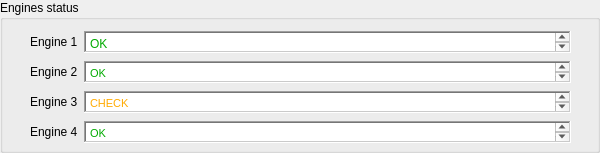
                    <widget class="QGroupBox" name="groupBox_7">
                     <property name="sizePolicy">
                      <sizepolicy hsizetype="Minimum" vsizetype="Preferred">
                       <horstretch>0</horstretch>
                       <verstretch>0</verstretch>
                      </sizepolicy>
                     </property>
                     <property name="minimumSize">
                      <size>
                       <width>600</width>
                       <height>0</height>
                      </size>
                     </property>
                     <property name="title">
                      <string>Engines status</string>
                     </property>
                     <widget class="QWidget" name="layoutWidget_2">
                      <property name="geometry">
                       <rect>
                        <x>30</x>
                        <y>30</y>
                        <width>541</width>
                        <height>24</height>
                       </rect>
                      </property>
                      <layout class="QHBoxLayout" name="horizontalLayout_16">
                       <item>
                        <widget class="QLabel" name="label_19">
                         <property name="text">
                          <string>Engine 1</string>
                         </property>
                        </widget>
                       </item>
                       <item>
                        <widget class="QTextEdit" name="textEdit_5">
                         <property name="maximumSize">
                          <size>
                           <width>16777215</width>
                           <height>22</height>
                          </size>
                         </property>
                         <property name="frameShape">
                          <enum>QFrame::WinPanel</enum>
                         </property>
                         <property name="frameShadow">
                          <enum>QFrame::Sunken</enum>
                         </property>
                         <property name="html">
                          <string>&lt;!DOCTYPE HTML PUBLIC &quot;-//W3C//DTD HTML 4.0//EN&quot; &quot;http://www.w3.org/TR/REC-html40/strict.dtd&quot;&gt;
&lt;html&gt;&lt;head&gt;&lt;meta name=&quot;qrichtext&quot; content=&quot;1&quot; /&gt;&lt;meta charset=&quot;utf-8&quot; /&gt;&lt;style type=&quot;text/css&quot;&gt;
p, li { white-space: pre-wrap; }
hr { height: 1px; border-width: 0; }
li.unchecked::marker { content: &quot;\2610&quot;; }
li.checked::marker { content: &quot;\2612&quot;; }
&lt;/style&gt;&lt;/head&gt;&lt;body style=&quot; font-family:'Segoe UI'; font-size:9pt; font-weight:400; font-style:normal;&quot;&gt;
&lt;p style=&quot; margin-top:0px; margin-bottom:0px; margin-left:0px; margin-right:0px; -qt-block-indent:0; text-indent:0px;&quot;&gt;&lt;span style=&quot; color:#00aa00;&quot;&gt;OK&lt;/span&gt;&lt;/p&gt;&lt;/body&gt;&lt;/html&gt;</string>
                         </property>
                        </widget>
                       </item>
                      </layout>
                     </widget>
                     <widget class="QWidget" name="layoutWidget_3">
                      <property name="geometry">
                       <rect>
                        <x>30</x>
                        <y>60</y>
                        <width>541</width>
                        <height>24</height>
                       </rect>
                      </property>
                      <layout class="QHBoxLayout" name="horizontalLayout_17">
                       <item>
                        <widget class="QLabel" name="label_20">
                         <property name="text">
                          <string>Engine 2</string>
                         </property>
                        </widget>
                       </item>
                       <item>
                        <widget class="QTextEdit" name="textEdit_6">
                         <property name="maximumSize">
                          <size>
                           <width>16777215</width>
                           <height>22</height>
                          </size>
                         </property>
                         <property name="frameShape">
                          <enum>QFrame::WinPanel</enum>
                         </property>
                         <property name="frameShadow">
                          <enum>QFrame::Sunken</enum>
                         </property>
                         <property name="html">
                          <string>&lt;!DOCTYPE HTML PUBLIC &quot;-//W3C//DTD HTML 4.0//EN&quot; &quot;http://www.w3.org/TR/REC-html40/strict.dtd&quot;&gt;
&lt;html&gt;&lt;head&gt;&lt;meta name=&quot;qrichtext&quot; content=&quot;1&quot; /&gt;&lt;meta charset=&quot;utf-8&quot; /&gt;&lt;style type=&quot;text/css&quot;&gt;
p, li { white-space: pre-wrap; }
hr { height: 1px; border-width: 0; }
li.unchecked::marker { content: &quot;\2610&quot;; }
li.checked::marker { content: &quot;\2612&quot;; }
&lt;/style&gt;&lt;/head&gt;&lt;body style=&quot; font-family:'Segoe UI'; font-size:9pt; font-weight:400; font-style:normal;&quot;&gt;
&lt;p style=&quot; margin-top:0px; margin-bottom:0px; margin-left:0px; margin-right:0px; -qt-block-indent:0; text-indent:0px;&quot;&gt;&lt;span style=&quot; font-family:'MS Shell Dlg 2'; font-size:8.25pt; color:#00aa00;&quot;&gt;OK&lt;/span&gt;&lt;/p&gt;&lt;/body&gt;&lt;/html&gt;</string>
                         </property>
                        </widget>
                       </item>
                      </layout>
                     </widget>
                     <widget class="QWidget" name="layoutWidget_4">
                      <property name="geometry">
                       <rect>
                        <x>30</x>
                        <y>90</y>
                        <width>541</width>
                        <height>24</height>
                       </rect>
                      </property>
                      <layout class="QHBoxLayout" name="horizontalLayout_18">
                       <item>
                        <widget class="QLabel" name="label_21">
                         <property name="text">
                          <string>Engine 3</string>
                         </property>
                        </widget>
                       </item>
                       <item>
                        <widget class="QTextEdit" name="textEdit_7">
                         <property name="maximumSize">
                          <size>
                           <width>16777215</width>
                           <height>22</height>
                          </size>
                         </property>
                         <property name="frameShape">
                          <enum>QFrame::WinPanel</enum>
                         </property>
                         <property name="frameShadow">
                          <enum>QFrame::Sunken</enum>
                         </property>
                         <property name="html">
                          <string>&lt;!DOCTYPE HTML PUBLIC &quot;-//W3C//DTD HTML 4.0//EN&quot; &quot;http://www.w3.org/TR/REC-html40/strict.dtd&quot;&gt;
&lt;html&gt;&lt;head&gt;&lt;meta name=&quot;qrichtext&quot; content=&quot;1&quot; /&gt;&lt;meta charset=&quot;utf-8&quot; /&gt;&lt;style type=&quot;text/css&quot;&gt;
p, li { white-space: pre-wrap; }
hr { height: 1px; border-width: 0; }
li.unchecked::marker { content: &quot;\2610&quot;; }
li.checked::marker { content: &quot;\2612&quot;; }
&lt;/style&gt;&lt;/head&gt;&lt;body style=&quot; font-family:'Segoe UI'; font-size:9pt; font-weight:400; font-style:normal;&quot;&gt;
&lt;p style=&quot; margin-top:0px; margin-bottom:0px; margin-left:0px; margin-right:0px; -qt-block-indent:0; text-indent:0px;&quot;&gt;&lt;span style=&quot; font-family:'MS Shell Dlg 2'; font-size:8.25pt; color:#ffaa00;&quot;&gt;CHECK&lt;/span&gt;&lt;/p&gt;&lt;/body&gt;&lt;/html&gt;</string>
                         </property>
                        </widget>
                       </item>
                      </layout>
                     </widget>
                     <widget class="QWidget" name="layoutWidget_5">
                      <property name="geometry">
                       <rect>
                        <x>30</x>
                        <y>120</y>
                        <width>541</width>
                        <height>24</height>
                       </rect>
                      </property>
                      <layout class="QHBoxLayout" name="horizontalLayout_19">
                       <item>
                        <widget class="QLabel" name="label_22">
                         <property name="text">
                          <string>Engine 4</string>
                         </property>
                        </widget>
                       </item>
                       <item>
                        <widget class="QTextEdit" name="textEdit_8">
                         <property name="maximumSize">
                          <size>
                           <width>16777215</width>
                           <height>22</height>
                          </size>
                         </property>
                         <property name="frameShape">
                          <enum>QFrame::WinPanel</enum>
                         </property>
                         <property name="frameShadow">
                          <enum>QFrame::Sunken</enum>
                         </property>
                         <property name="html">
                          <string>&lt;!DOCTYPE HTML PUBLIC &quot;-//W3C//DTD HTML 4.0//EN&quot; &quot;http://www.w3.org/TR/REC-html40/strict.dtd&quot;&gt;
&lt;html&gt;&lt;head&gt;&lt;meta name=&quot;qrichtext&quot; content=&quot;1&quot; /&gt;&lt;meta charset=&quot;utf-8&quot; /&gt;&lt;style type=&quot;text/css&quot;&gt;
p, li { white-space: pre-wrap; }
hr { height: 1px; border-width: 0; }
li.unchecked::marker { content: &quot;\2610&quot;; }
li.checked::marker { content: &quot;\2612&quot;; }
&lt;/style&gt;&lt;/head&gt;&lt;body style=&quot; font-family:'Segoe UI'; font-size:9pt; font-weight:400; font-style:normal;&quot;&gt;
&lt;p style=&quot; margin-top:0px; margin-bottom:0px; margin-left:0px; margin-right:0px; -qt-block-indent:0; text-indent:0px;&quot;&gt;&lt;span style=&quot; font-family:'MS Shell Dlg 2'; font-size:8.25pt; color:#00aa00;&quot;&gt;OK&lt;/span&gt;&lt;/p&gt;&lt;/body&gt;&lt;/html&gt;</string>
                         </property>
                        </widget>
                       </item>
                      </layout>
                     </widget>
                    </widget>
